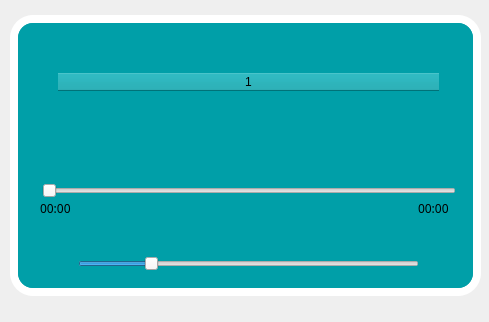
<?xml version="1.0" encoding="UTF-8"?>
<ui version="4.0">
 <class>MainWindow</class>
 <widget class="QMainWindow" name="MainWindow">
  <property name="geometry">
   <rect>
    <x>0</x>
    <y>0</y>
    <width>489</width>
    <height>322</height>
   </rect>
  </property>
  <property name="sizePolicy">
   <sizepolicy hsizetype="Preferred" vsizetype="Preferred">
    <horstretch>1</horstretch>
    <verstretch>1</verstretch>
   </sizepolicy>
  </property>
  <property name="font">
   <font>
    <weight>50</weight>
    <bold>false</bold>
   </font>
  </property>
  <property name="mouseTracking">
   <bool>true</bool>
  </property>
  <property name="acceptDrops">
   <bool>false</bool>
  </property>
  <property name="windowTitle">
   <string>Music</string>
  </property>
  <property name="windowIcon">
   <iconset>
    <normaloff>:/music.ico</normaloff>:/music.ico</iconset>
  </property>
  <property name="windowOpacity">
   <double>0.880000000000000</double>
  </property>
  <property name="layoutDirection">
   <enum>Qt::LeftToRight</enum>
  </property>
  <property name="autoFillBackground">
   <bool>false</bool>
  </property>
  <property name="iconSize">
   <size>
    <width>33</width>
    <height>33</height>
   </size>
  </property>
  <property name="documentMode">
   <bool>true</bool>
  </property>
  <property name="tabShape">
   <enum>QTabWidget::Triangular</enum>
  </property>
  <widget class="QWidget" name="centralWidget">
   <property name="enabled">
    <bool>true</bool>
   </property>
   <property name="layoutDirection">
    <enum>Qt::LeftToRight</enum>
   </property>
   <property name="autoFillBackground">
    <bool>false</bool>
   </property>
   <property name="styleSheet">
    <string notr="true">“QWidget{background-color:gray;border-top-left-radius:15px;border-top-right-radius:5px;}”</string>
   </property>
   <widget class="QFrame" name="bgFrame">
    <property name="geometry">
     <rect>
      <x>10</x>
      <y>15</y>
      <width>471</width>
      <height>281</height>
     </rect>
    </property>
    <property name="styleSheet">
     <string notr="true">QFrame{background-color: rgb(255, 255, 255);border-radius: 23px; }</string>
    </property>
    <property name="frameShape">
     <enum>QFrame::StyledPanel</enum>
    </property>
    <property name="frameShadow">
     <enum>QFrame::Raised</enum>
    </property>
    <widget class="QFrame" name="frame_2">
     <property name="geometry">
      <rect>
       <x>8</x>
       <y>8</y>
       <width>455</width>
       <height>265</height>
      </rect>
     </property>
     <property name="font">
      <font>
       <family>微软雅黑</family>
      </font>
     </property>
     <property name="styleSheet">
      <string notr="true">QFrame{background-color: rgb(0,159,168);border-radius: 15px; }</string>
     </property>
     <property name="frameShape">
      <enum>QFrame::StyledPanel</enum>
     </property>
     <property name="frameShadow">
      <enum>QFrame::Raised</enum>
     </property>
     <widget class="QSlider" name="progressSlider">
      <property name="enabled">
       <bool>true</bool>
      </property>
      <property name="geometry">
       <rect>
        <x>24</x>
        <y>157</y>
        <width>414</width>
        <height>22</height>
       </rect>
      </property>
      <property name="orientation">
       <enum>Qt::Horizontal</enum>
      </property>
     </widget>
     <widget class="QSlider" name="volumeSlider">
      <property name="geometry">
       <rect>
        <x>60</x>
        <y>230</y>
        <width>341</width>
        <height>22</height>
       </rect>
      </property>
      <property name="value">
       <number>20</number>
      </property>
      <property name="orientation">
       <enum>Qt::Horizontal</enum>
      </property>
      <property name="invertedAppearance">
       <bool>false</bool>
      </property>
      <property name="tickPosition">
       <enum>QSlider::NoTicks</enum>
      </property>
     </widget>
     <widget class="QLabel" name="pos_time_label">
      <property name="geometry">
       <rect>
        <x>22</x>
        <y>177</y>
        <width>40</width>
        <height>16</height>
       </rect>
      </property>
      <property name="font">
       <font>
        <family>微软雅黑</family>
       </font>
      </property>
      <property name="text">
       <string>00:00</string>
      </property>
     </widget>
     <widget class="QPushButton" name="playMode">
      <property name="geometry">
       <rect>
        <x>330</x>
        <y>180</y>
        <width>61</width>
        <height>57</height>
       </rect>
      </property>
      <property name="text">
       <string/>
      </property>
      <property name="icon">
       <iconset>
        <normaloff>:/loop.ico</normaloff>:/loop.ico</iconset>
      </property>
      <property name="iconSize">
       <size>
        <width>48</width>
        <height>48</height>
       </size>
      </property>
      <property name="default">
       <bool>false</bool>
      </property>
      <property name="flat">
       <bool>true</bool>
      </property>
     </widget>
     <widget class="QPushButton" name="ButtonNext">
      <property name="geometry">
       <rect>
        <x>266</x>
        <y>180</y>
        <width>61</width>
        <height>57</height>
       </rect>
      </property>
      <property name="text">
       <string/>
      </property>
      <property name="icon">
       <iconset>
        <normaloff>:/down.ico</normaloff>:/down.ico</iconset>
      </property>
      <property name="iconSize">
       <size>
        <width>48</width>
        <height>48</height>
       </size>
      </property>
      <property name="flat">
       <bool>true</bool>
      </property>
     </widget>
     <widget class="QPushButton" name="ButtonPause">
      <property name="geometry">
       <rect>
        <x>200</x>
        <y>180</y>
        <width>63</width>
        <height>59</height>
       </rect>
      </property>
      <property name="icon">
       <iconset>
        <normaloff>:/on.ico</normaloff>
        <normalon>:/off.ico</normalon>:/on.ico</iconset>
      </property>
      <property name="iconSize">
       <size>
        <width>70</width>
        <height>70</height>
       </size>
      </property>
      <property name="autoDefault">
       <bool>false</bool>
      </property>
      <property name="default">
       <bool>true</bool>
      </property>
      <property name="flat">
       <bool>true</bool>
      </property>
     </widget>
     <widget class="QPushButton" name="ButtonLastMusic">
      <property name="geometry">
       <rect>
        <x>134</x>
        <y>180</y>
        <width>61</width>
        <height>57</height>
       </rect>
      </property>
      <property name="text">
       <string/>
      </property>
      <property name="icon">
       <iconset>
        <normaloff>:/up.ico</normaloff>:/up.ico</iconset>
      </property>
      <property name="iconSize">
       <size>
        <width>48</width>
        <height>48</height>
       </size>
      </property>
      <property name="flat">
       <bool>true</bool>
      </property>
     </widget>
     <widget class="QPushButton" name="openFileButton">
      <property name="geometry">
       <rect>
        <x>70</x>
        <y>180</y>
        <width>61</width>
        <height>57</height>
       </rect>
      </property>
      <property name="text">
       <string/>
      </property>
      <property name="icon">
       <iconset>
        <normaloff>:/openFile.ico</normaloff>:/openFile.ico</iconset>
      </property>
      <property name="iconSize">
       <size>
        <width>51</width>
        <height>51</height>
       </size>
      </property>
      <property name="default">
       <bool>true</bool>
      </property>
      <property name="flat">
       <bool>true</bool>
      </property>
     </widget>
     <widget class="QPushButton" name="likeButton">
      <property name="geometry">
       <rect>
        <x>390</x>
        <y>10</y>
        <width>41</width>
        <height>28</height>
       </rect>
      </property>
      <property name="text">
       <string/>
      </property>
      <property name="icon">
       <iconset>
        <normaloff>:/notlike.ico</normaloff>
        <normalon>:/like.ico</normalon>:/notlike.ico</iconset>
      </property>
      <property name="iconSize">
       <size>
        <width>45</width>
        <height>45</height>
       </size>
      </property>
      <property name="flat">
       <bool>true</bool>
      </property>
     </widget>
     <widget class="QLabel" name="label">
      <property name="geometry">
       <rect>
        <x>100</x>
        <y>10</y>
        <width>251</width>
        <height>31</height>
       </rect>
      </property>
      <property name="font">
       <font>
        <family>微软雅黑</family>
        <pointsize>12</pointsize>
        <weight>50</weight>
        <bold>false</bold>
       </font>
      </property>
      <property name="layoutDirection">
       <enum>Qt::LeftToRight</enum>
      </property>
      <property name="text">
       <string/>
      </property>
      <property name="alignment">
       <set>Qt::AlignCenter</set>
      </property>
     </widget>
     <widget class="QLabel" name="duration_label">
      <property name="geometry">
       <rect>
        <x>400</x>
        <y>177</y>
        <width>40</width>
        <height>16</height>
       </rect>
      </property>
      <property name="font">
       <font>
        <family>微软雅黑</family>
       </font>
      </property>
      <property name="text">
       <string>00:00</string>
      </property>
     </widget>
     <widget class="QTableWidget" name="tableWidget">
      <property name="geometry">
       <rect>
        <x>40</x>
        <y>50</y>
        <width>381</width>
        <height>100</height>
       </rect>
      </property>
      <property name="font">
       <font>
        <family>微软雅黑</family>
        <pointsize>8</pointsize>
       </font>
      </property>
      <property name="focusPolicy">
       <enum>Qt::NoFocus</enum>
      </property>
      <property name="styleSheet">
       <string notr="true">QTableView
{
outline:0px;
}</string>
      </property>
      <property name="lineWidth">
       <number>1</number>
      </property>
      <property name="dragDropMode">
       <enum>QAbstractItemView::DragDrop</enum>
      </property>
      <property name="defaultDropAction">
       <enum>Qt::CopyAction</enum>
      </property>
      <property name="gridStyle">
       <enum>Qt::DashLine</enum>
      </property>
      <property name="columnCount">
       <number>1</number>
      </property>
      <attribute name="horizontalHeaderStretchLastSection">
       <bool>true</bool>
      </attribute>
      <attribute name="verticalHeaderVisible">
       <bool>false</bool>
      </attribute>
      <attribute name="verticalHeaderCascadingSectionResizes">
       <bool>true</bool>
      </attribute>
      <attribute name="verticalHeaderMinimumSectionSize">
       <number>26</number>
      </attribute>
      <attribute name="verticalHeaderDefaultSectionSize">
       <number>26</number>
      </attribute>
      <column/>
     </widget>
     <widget class="QPushButton" name="newWindowWidget">
      <property name="geometry">
       <rect>
        <x>430</x>
        <y>50</y>
        <width>20</width>
        <height>121</height>
       </rect>
      </property>
      <property name="text">
       <string/>
      </property>
      <property name="iconSize">
       <size>
        <width>40</width>
        <height>40</height>
       </size>
      </property>
      <property name="flat">
       <bool>true</bool>
      </property>
     </widget>
    </widget>
    <widget class="QFrame" name="frame_3">
     <property name="geometry">
      <rect>
       <x>8</x>
       <y>8</y>
       <width>455</width>
       <height>265</height>
      </rect>
     </property>
     <property name="cursor">
      <cursorShape>UpArrowCursor</cursorShape>
     </property>
     <property name="styleSheet">
      <string notr="true">QFrame{background-color: rgb(0,159,168);border-radius: 15px; }</string>
     </property>
     <property name="frameShape">
      <enum>QFrame::StyledPanel</enum>
     </property>
     <property name="frameShadow">
      <enum>QFrame::Raised</enum>
     </property>
     <widget class="QPushButton" name="addToWorkBook">
      <property name="geometry">
       <rect>
        <x>403</x>
        <y>6</y>
        <width>51</width>
        <height>41</height>
       </rect>
      </property>
      <property name="text">
       <string/>
      </property>
      <property name="icon">
       <iconset>
        <normaloff>:/018dict.ico</normaloff>:/018dict.ico</iconset>
      </property>
      <property name="iconSize">
       <size>
        <width>33</width>
        <height>33</height>
       </size>
      </property>
      <property name="flat">
       <bool>true</bool>
      </property>
     </widget>
     <widget class="QLineEdit" name="searchLine">
      <property name="geometry">
       <rect>
        <x>53</x>
        <y>13</y>
        <width>351</width>
        <height>31</height>
       </rect>
      </property>
      <property name="font">
       <font>
        <family>微软雅黑</family>
        <pointsize>12</pointsize>
        <weight>50</weight>
        <bold>false</bold>
       </font>
      </property>
      <property name="styleSheet">
       <string notr="true">QLineEdit{border:1px solid＃000000;background-color: rgba(255, 255, 255,0);image:url(:/searchLine.png)；}</string>
      </property>
      <property name="text">
       <string/>
      </property>
      <property name="placeholderText">
       <string>在此输入单词</string>
      </property>
     </widget>
     <widget class="QTableWidget" name="wordTable">
      <property name="geometry">
       <rect>
        <x>22</x>
        <y>50</y>
        <width>411</width>
        <height>201</height>
       </rect>
      </property>
      <property name="font">
       <font>
        <family>微软雅黑</family>
       </font>
      </property>
      <property name="styleSheet">
       <string notr="true"/>
      </property>
      <property name="lineWidth">
       <number>1</number>
      </property>
      <property name="dragDropMode">
       <enum>QAbstractItemView::DragDrop</enum>
      </property>
      <property name="defaultDropAction">
       <enum>Qt::CopyAction</enum>
      </property>
      <property name="columnCount">
       <number>1</number>
      </property>
      <attribute name="horizontalHeaderStretchLastSection">
       <bool>true</bool>
      </attribute>
      <attribute name="verticalHeaderVisible">
       <bool>false</bool>
      </attribute>
      <attribute name="verticalHeaderCascadingSectionResizes">
       <bool>true</bool>
      </attribute>
      <attribute name="verticalHeaderMinimumSectionSize">
       <number>23</number>
      </attribute>
      <attribute name="verticalHeaderDefaultSectionSize">
       <number>24</number>
      </attribute>
      <column/>
     </widget>
     <widget class="QTextEdit" name="textEdit">
      <property name="geometry">
       <rect>
        <x>22</x>
        <y>50</y>
        <width>411</width>
        <height>201</height>
       </rect>
      </property>
      <property name="font">
       <font>
        <family>微软雅黑</family>
       </font>
      </property>
      <property name="focusPolicy">
       <enum>Qt::NoFocus</enum>
      </property>
      <property name="styleSheet">
       <string notr="true">QFrame{background-color: rgba(255,255,255,0);border-radius: 15px; }</string>
      </property>
      <property name="verticalScrollBarPolicy">
       <enum>Qt::ScrollBarAlwaysOff</enum>
      </property>
      <property name="sizeAdjustPolicy">
       <enum>QAbstractScrollArea::AdjustToContentsOnFirstShow</enum>
      </property>
     </widget>
     <widget class="QPushButton" name="buttonNextWord">
      <property name="geometry">
       <rect>
        <x>434</x>
        <y>90</y>
        <width>20</width>
        <height>121</height>
       </rect>
      </property>
      <property name="text">
       <string/>
      </property>
      <property name="iconSize">
       <size>
        <width>40</width>
        <height>40</height>
       </size>
      </property>
      <property name="flat">
       <bool>true</bool>
      </property>
     </widget>
     <widget class="QPushButton" name="buttonLastWord">
      <property name="geometry">
       <rect>
        <x>0</x>
        <y>86</y>
        <width>21</width>
        <height>131</height>
       </rect>
      </property>
      <property name="text">
       <string/>
      </property>
      <property name="iconSize">
       <size>
        <width>40</width>
        <height>40</height>
       </size>
      </property>
      <property name="flat">
       <bool>true</bool>
      </property>
     </widget>
     <zorder>addToWorkBook</zorder>
     <zorder>searchLine</zorder>
     <zorder>wordTable</zorder>
     <zorder>buttonNextWord</zorder>
     <zorder>buttonLastWord</zorder>
     <zorder>textEdit</zorder>
    </widget>
    <zorder>frame_3</zorder>
    <zorder>frame_2</zorder>
   </widget>
  </widget>
  <widget class="QMenuBar" name="menuBar">
   <property name="enabled">
    <bool>true</bool>
   </property>
   <property name="geometry">
    <rect>
     <x>0</x>
     <y>0</y>
     <width>489</width>
     <height>26</height>
    </rect>
   </property>
  </widget>
 </widget>
 <layoutdefault spacing="6" margin="11"/>
 <tabstops>
  <tabstop>progressSlider</tabstop>
  <tabstop>openFileButton</tabstop>
  <tabstop>ButtonLastMusic</tabstop>
  <tabstop>ButtonPause</tabstop>
  <tabstop>ButtonNext</tabstop>
  <tabstop>playMode</tabstop>
  <tabstop>volumeSlider</tabstop>
 </tabstops>
 <resources/>
 <connections/>
</ui>
